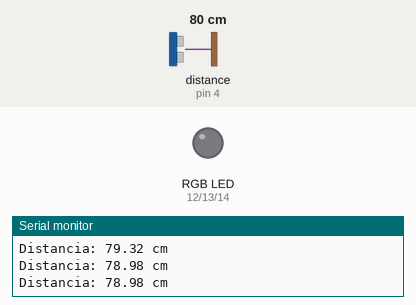
Recording of a sketch running on a simulated Arduino Uno, built with avr-gcc and run on an emulated ATmega328P. Parts: an RGB LED mixed from three pins (HIGH = lit), the last lines printed to the serial monitor. Wiring (inferred from the names in the program): ultrasonic range finder: trigger pin 5; echo pin 4. Inputs (shaded band) come from the test bench; at power-on: distance to the obstacle (sensor on pin 4) 80 cm. The echo pulse lasts 58.3 µs per cm; pins used as bus, display or sensor lines are not drawn.

Above: at 1.3 s.
1.4 s: distance to the obstacle (sensor on pin 4) set to 22 cm
2.9 s: distance to the obstacle (sensor on pin 4) set to 18 cm
At 3.6 s:
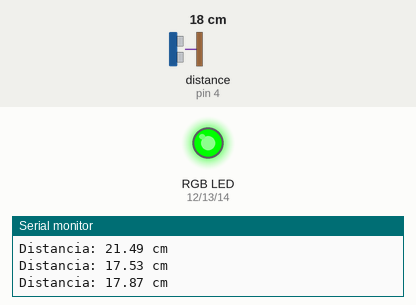
4.5 s: distance to the obstacle (sensor on pin 4) set to 14 cm
At 5.0 s:
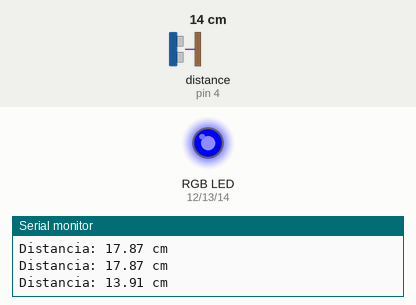
6.0 s: distance to the obstacle (sensor on pin 4) set to 12 cm
7.5 s: distance to the obstacle (sensor on pin 4) set to 9 cm
At 8.7 s:
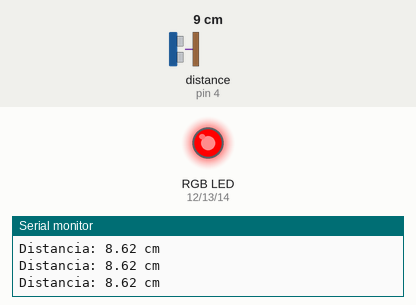
9.0 s: distance to the obstacle (sensor on pin 4) set to 35 cm
At 10.3 s:
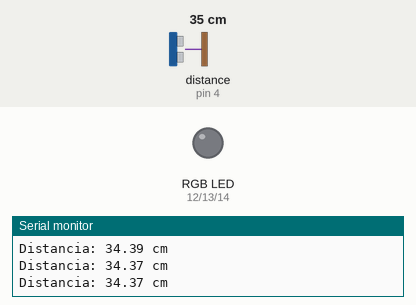
Timing chart, 0 to 11.5 s (numbered marks = the images above; inputs shaded):
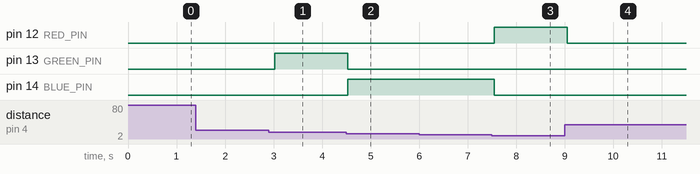

The sketch:

hc_sr04_led_rgb.ino
```cpp
#define TRIG_PIN 5  // GPIO 5 (D1 en la placa)
#define ECHO_PIN 4  // GPIO 4 (D2 en la placa)

#define RED_PIN 12  // GPIO 12 (D6 en la placa)
#define BLUE_PIN 14  // GPIO 14 (D5 en la placa)
#define GREEN_PIN 13  // GPIO 13 (D7 en la placa)

void setup() {
  Serial.begin(115200);  // Inicializa la comunicación serial
  pinMode(TRIG_PIN, OUTPUT);  // Configura el pin Trig como salida
  pinMode(ECHO_PIN, INPUT);   // Configura el pin Echo como entrada

  // Configura los pines del LED RGB como salida
  pinMode(RED_PIN, OUTPUT);
  pinMode(GREEN_PIN, OUTPUT);
  pinMode(BLUE_PIN, OUTPUT);

  // Apaga el LED RGB al inicio
  digitalWrite(RED_PIN, LOW);
  digitalWrite(GREEN_PIN, LOW);
  digitalWrite(BLUE_PIN, LOW);
}

void loop() {
  // Limpia el pin Trig
  digitalWrite(TRIG_PIN, LOW);
  delayMicroseconds(2);

  // Envía un pulso de 10 microsegundos en el pin Trig
  digitalWrite(TRIG_PIN, HIGH);
  delayMicroseconds(10);
  digitalWrite(TRIG_PIN, LOW);

  // Lee el tiempo que tarda el pulso en volver al Echo
  long duration = pulseIn(ECHO_PIN, HIGH);

  // Calcula la distancia en centímetros
  float distance = (duration * 0.034) / 2;

  // Imprime la distancia en el monitor serial
  Serial.print("Distancia: ");
  Serial.print(distance);
  Serial.println(" cm");

  // Enciende el LED RGB según la distancia
  if (distance < 10) {
    digitalWrite(RED_PIN, HIGH);   // Enciende el rojo
    digitalWrite(GREEN_PIN, LOW);  // Apaga el verde
    digitalWrite(BLUE_PIN, LOW);   // Apaga el azul
  } else if (distance >= 10 && distance < 15) {
    digitalWrite(RED_PIN, LOW);    // Apaga el rojo
    digitalWrite(GREEN_PIN, LOW);  // Apaga el verde
    digitalWrite(BLUE_PIN, HIGH);  // Enciende el azul
  } else if (distance >= 15 && distance < 20) {
    digitalWrite(RED_PIN, LOW);    // Apaga el rojo
    digitalWrite(GREEN_PIN, HIGH); // Enciende el verde
    digitalWrite(BLUE_PIN, LOW);   // Apaga el azul
  } else {
    // Si la distancia es mayor o igual a 20 cm, apaga todos los colores
    digitalWrite(RED_PIN, LOW);
    digitalWrite(GREEN_PIN, LOW);
    digitalWrite(BLUE_PIN, LOW);
  }

  // Espera un segundo antes de tomar otra medición
  delay(500);
}
```

Measured:
- the behaviour switches between 21 and 20 cm on distance to the obstacle (sensor on pin 4) (found by bisection; images 0 and 1)
- the behaviour switches between 16 and 15 cm on distance to the obstacle (sensor on pin 4) (found by bisection; images 1 and 2)
- the behaviour switches between 11 and 10 cm on distance to the obstacle (sensor on pin 4) (found by bisection; images 2 and 3)
- after the input at 2.9 s, pin 13 (GREEN_PIN): LOW → HIGH after 0.13 s
- after the input at 4.5 s, pin 13 (GREEN_PIN): HIGH → LOW at once; pin 14 (BLUE_PIN): LOW → HIGH at once
- after the input at 7.5 s, pin 12 (RED_PIN): LOW → HIGH at once; pin 14 (BLUE_PIN): HIGH → LOW at once
- after the input at 9.0 s, pin 12 (RED_PIN): HIGH → LOW after 0.05 s
